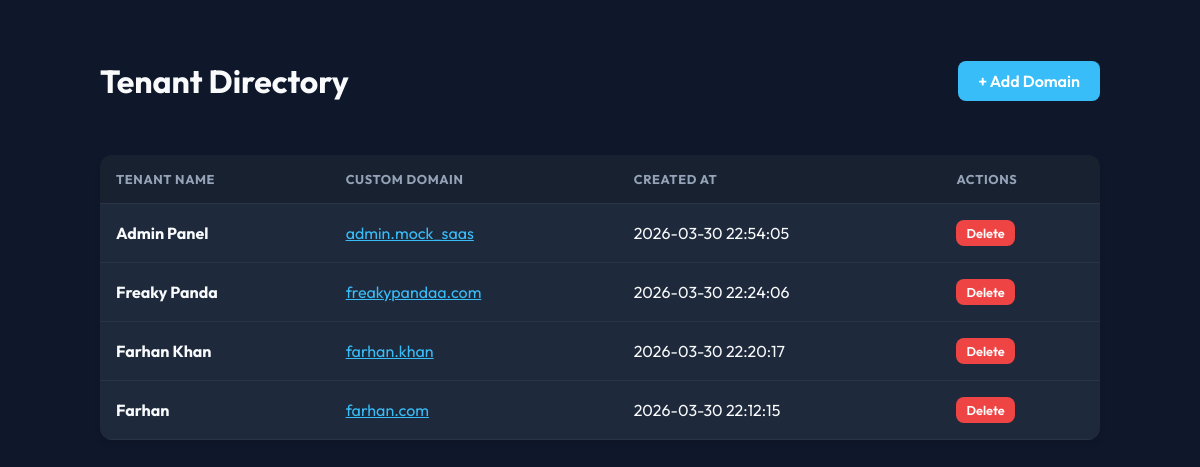
The app's page /admin/index.php with its own data.
### tables this page shows
CREATE TABLE tenants (
    id INTEGER PRIMARY KEY AUTOINCREMENT,
    tenant_name TEXT NOT NULL,
    domain TEXT NOT NULL UNIQUE,
    cloudflare_hostname_id TEXT, -- For real CF API integration
    status TEXT DEFAULT 'active', -- pending, active, failed
    created_at DATETIME DEFAULT CURRENT_TIMESTAMP,
    updated_at DATETIME DEFAULT CURRENT_TIMESTAMP
);

### config/bootstrap.php (called while the page is built, shortened)
<?php
require_once __DIR__ . '/../src/TenantRepository.php';
$db = Database::getConnection();
$tenantRepo = new TenantRepository($db);

### src/TenantRepository.php (called while the page is built, shortened)
<?php
class TenantRepository
{
    private PDO $db;
    public function __construct(PDO $db)
    {
        $this->db = $db;
    }
    public function getAll(): array
    {
        $stmt = $this->db->query("SELECT * FROM tenants ORDER BY created_at DESC");
        return $stmt->fetchAll();
    }
}

### public/admin/index.php (the view, shortened to what this page needs)
<?php
require_once __DIR__ . '/../../config/bootstrap.php';
$tenants = $tenantRepo->getAll();
?>
<!DOCTYPE html>
<html lang="en">
<head>
</head>
<body>
    <div class="container">
        <div class="header">
            <h1>Tenant Directory</h1>
            <a href="add.php" class="btn">+ Add Domain</a>
        </div>
        <table>
            <thead>
                <tr>
                    <th>Tenant Name</th>
                    <th>Custom Domain</th>
                    <th>Created At</th>
                    <th>Actions</th>
                </tr>
            </thead>
            <tbody>
                <?php if (empty($tenants)): ?>
                    <tr>
                        <td colspan="4" class="empty-state">No tenants found. Add your first custom domain!</td>
                    </tr>
                <?php else: ?>
                    <?php foreach ($tenants as $tenant): ?>
                        <tr>
                            <td><strong>
                                    <?php echo htmlspecialchars($tenant['tenant_name']); ?>
                                </strong></td>
                            <td><a href="http://<?php echo htmlspecialchars($tenant['domain']); ?>" target="_blank"
                                    class="domain-link">
                                    <?php echo htmlspecialchars($tenant['domain']); ?>
                                </a></td>
                            <td>
                                <?php echo htmlspecialchars($tenant['created_at']); ?>
                            </td>
                            <td>
                                <a href="?delete=<?php echo $tenant['id']; ?>" class="btn btn-danger"
                                    onclick="return confirm('Remove this domain?')">Delete</a>
                            </td>
                        </tr>
                    <?php endforeach; ?>
                <?php endif; ?>
            </tbody>
        </table>
    </div>
</body>
</html>

### public/admin/index.php (style rules this page uses)
:root { --bg: #0f172a; --card: #1e293b; --text: #f8fafc; --muted: #94a3b8; --accent: #38bdf8; --danger: #ef4444; }
body { font-family: 'Outfit', sans-serif; background: var(--bg); color: var(--text); padding: 40px; margin: 0; }
.container { max-width: 1000px; margin: 0 auto; }
.header { display: flex; justify-content: space-between; align-items: center; margin-bottom: 2rem; }
.btn { background: var(--accent); color: #fff; padding: 10px 20px; border-radius: 8px; text-decoration: none; font-weight: 600; transition: transform 0.2s; display: inline-block; }
.btn-danger { background: var(--danger); padding: 5px 10px; font-size: 0.8rem; }
table { width: 100%; border-collapse: collapse; background: var(--card); border-radius: 12px; overflow: hidden; box-shadow: 0 4px 6px -1px rgba(0, 0, 0, 0.1); }
th, td { text-align: left; padding: 1rem; border-bottom: 1px solid rgba(255, 255, 255, 0.05); }
th { background: rgba(0, 0, 0, 0.2); color: var(--muted); text-transform: uppercase; font-size: 0.8rem; letter-spacing: 0.05em; }
.domain-link { color: var(--accent); }

### records on screen
tenants: tenant_name "Admin Panel", domain "admin.mock_saas", created_at "2026-03-30 22:54:05"
tenants: tenant_name "Freaky Panda", domain "freakypandaa.com", created_at "2026-03-30 22:24:06"
tenants: tenant_name "Farhan Khan", domain "farhan.khan", created_at "2026-03-30 22:20:17"
tenants: tenant_name "Farhan", domain "farhan.com", created_at "2026-03-30 22:12:15"
